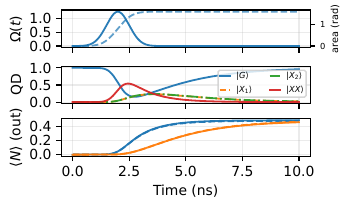

This chart was generated by the following Python code:
from matplotlib.lines import Line2D
import jax.numpy as jnp
import numpy as np
from photon_weave.operation import (
    CompositeOperationType,
    Operation,
)
from qutip import Options, mesolve, Qobj
from photon_weave.state.fock import Fock
from photon_weave.state.envelope import Envelope
from photon_weave.state.polarization import PolarizationLabel
from photon_weave.state.composite_envelope import CompositeEnvelope
from bec.operators.fock_operators import (
    Ladder,
    Pol,
    rotated_ladder_operator,
)
from bec.operators.qd_operators import QDState
from bec.quantum_dot.params import CavityParams, DipoleParams, EnergyLevels
from bec.quantum_dot.qd_photon_weave import QuantumDotSystem
from photon_weave.extra import interpreter
import matplotlib.pyplot as plt
import matplotlib as mpl

# --- Step 1: Make energy levels & QD system ---
EL = EnergyLevels(exciton=1.35, biexciton=2.7, fss=0.1)
DP = DipoleParams(dipole_moment_Cm=3.0e-29)
CP = CavityParams(Q=1e4, Veff_um3=1.0, lambda_nm=920.0, n=3.5)
QD = QuantumDotSystem(
    EL, initial_state=QDState.G, cavity_params=CP, dipole_params=DP
)


# --- Step 2: Build optical modes / full composite space ---
ENVS = []


CE = CompositeEnvelope()
# ----- Constructing the space ------
for mode in QD.modes:
    print(mode)
    env_h = Envelope()
    env_h.fock.dimensions = 2
    env_v = Envelope()
    env_v.polarization.state = PolarizationLabel.V
    env_v.fock.dimensions = 2
    mode.containerHV = [env_h, env_v]
    CE = CompositeEnvelope(env_h, env_v)
    ENVS.extend([env_h, env_v])

# CE.apply_operation(op1, ENVS[-4].fock, ENVS[-3].fock)
# CE.apply_operation(op2, ENVS[-2].fock, ENVS[-1].fock)


CSTATE = CompositeEnvelope(QD.dot, *ENVS)
CSTATE.combine(QD.dot, *[env.fock for env in ENVS])
CSTATE.reorder(QD.dot, *[env.fock for env in ENVS])
QD.dot.expand()

DIMENSIONS = [s.dimensions for s in [QD.dot, *[env.fock for env in ENVS]]]
DIMS = [DIMENSIONS, DIMENSIONS]

t_list = np.linspace(0, 10, 500)

# --- Step 3: Hamiltonians ---
# FSS
H_fss = QD.qutip_hamiltonian_fss(dims=DIMENSIONS).to(
    "csr"
)  # or Qobj(interpreter(...))
H = [H_fss]


def gaussian_area_to_amp(theta, g, sigma):
    # area theta = ∫ g*A*exp(-(t-t0)^2/(2σ^2)) dt = g*A*σ*sqrt(2π)
    return theta / (g * sigma * np.sqrt(2 * np.pi))


def gaussian_coeff_factory(A, t0, sigma):
    A = float(A)
    t0 = float(t0)
    sigma = float(sigma)
    inv2s2 = 0.5 / (sigma * sigma)

    def coeff(t, args=None):  # <- args is optional
        dt = t - t0
        return A * np.exp(-inv2s2 * dt * dt)  # returns scalar

    return coeff


H = [QD.qutip_hamiltonian_fss(dims=DIMENSIONS).to("csr")]

H_drive = QD.qutip_hamiltonian_classical_drive(DIMENSIONS).to("csr")
Theta = np.pi / 2  # π-pulse area (for H = Ω(t) * (|G><XX| + h.c.))
t0 = 2.0
sigma = 0.5
g = 1.0

A = gaussian_area_to_amp(Theta, g, sigma)
H.append([g * H_drive, gaussian_coeff_factory(A, t0, sigma)])

gammas = {"L_XX_X": 1.0, "L_X_G": 1.0}
C_ops = QD.qutip_collapse_operators(DIMENSIONS)


# --- Step 5: Projectors ---
P_ops = QD.qutip_projectors(DIMENSIONS)
LM_ops = QD.qutip_light_mode_projectors(DIMENSIONS)

# Which basis index does each projector pick out?
for name in ("P_G", "P_X1", "P_X2", "P_XX"):
    block = P_ops[name].ptrace(0).full().diagonal().real
    print(name, "→ basis index", int(np.argmax(block)))
# Also print the enum ints used to set your initial state:
print(
    "QDState enum:",
    int(QDState.G),
    int(QDState.X1),
    int(QDState.X2),
    int(QDState.XX),
)
flying_labels = [m.label for m in QD.modes if m.source == "external"]
intrinsic_labels = [m.label for m in QD.modes if m.source == "internal"]
intrinsic_plot_labels = [
    f"{m.wavelength_nm:.1f}" for m in QD.modes if m.source == "internal"
]
qd_eops = [P_ops[k] for k in ("P_G", "P_X1", "P_X2", "P_XX")]
# polarization-resolved (minus=H, plus=V)
fly_eops_total = [LM_ops[f"N[{lbl}]"] for lbl in flying_labels]
out_eops_total = [LM_ops[f"N[{lbl}]"] for lbl in intrinsic_labels]
fly_eops_H = [LM_ops[f"N-[{lbl}]"] for lbl in flying_labels]  # H
fly_eops_V = [LM_ops[f"N+[{lbl}]"] for lbl in flying_labels]  # V
out_eops_H = [LM_ops[f"N-[{lbl}]"] for lbl in intrinsic_labels]
out_eops_V = [LM_ops[f"N+[{lbl}]"] for lbl in intrinsic_labels]

# (optional) single-photon projectors in each pol
fly_P10 = [
    LM_ops.get(f"P10[{lbl}]")
    for lbl in flying_labels
    if f"P10[{lbl}]" in LM_ops
]
fly_P01 = [
    LM_ops.get(f"P01[{lbl}]")
    for lbl in flying_labels
    if f"P01[{lbl}]" in LM_ops
]

# build the evaluation list (order matters; remember indices)
e_ops_list = [
    op.to("csr")
    for op in (
        qd_eops
        + fly_eops_total
        + fly_eops_H
        + fly_eops_V
        + out_eops_total
        + out_eops_H
        + out_eops_V
        # + (fly_P10 or []) + (fly_P01 or [])  # if you added them
    )
]

i0 = 0
idx_qd = slice(i0, i0 + len(qd_eops))
i0 += len(qd_eops)
idx_fly_T = slice(i0, i0 + len(fly_eops_total))
i0 += len(fly_eops_total)
idx_fly_H = slice(i0, i0 + len(fly_eops_H))
i0 += len(fly_eops_H)
idx_fly_V = slice(i0, i0 + len(fly_eops_V))
i0 += len(fly_eops_V)
idx_out_T = slice(i0, i0 + len(out_eops_total))
i0 += len(out_eops_total)
idx_out_H = slice(i0, i0 + len(out_eops_H))
i0 += len(out_eops_H)
idx_out_V = slice(i0, i0 + len(out_eops_V))
i0 += len(out_eops_V)

# --- Step 6: Initial state  for QuTiP ---
rho0 = Qobj(np.array(CSTATE.product_states[0].state), dims=DIMS).to("csr")
rho_qd0 = rho0.ptrace(0)  # subsystem 0 = QD
print("QD populations at t=0:", np.real_if_close(rho_qd0.diag()))

opts = Options(nsteps=500, rtol=1e-9, atol=1e-11, progress_bar="enhanced")
result = mesolve(
    H,
    rho0,
    t_list,
    c_ops=C_ops,
    # c_ops=[],
    e_ops=e_ops_list,
    options=opts,
)


# result.expect follows the order of e_ops_list
qd_traces = result.expect[idx_qd]
fly_T_traces = result.expect[idx_fly_T]
fly_H_traces = result.expect[idx_fly_H]
fly_V_traces = result.expect[idx_fly_V]
out_T_traces = result.expect[idx_out_T]
out_H_traces = result.expect[idx_out_H]
out_V_traces = result.expect[idx_out_V]
t_ns = t_list  # if your time unit is already ns


# --- styling choices ---
# QD state colors (distinct!)
QD_COLORS = {
    r"$|G\rangle$": "#1f77b4",  # blue
    r"$|X_1\rangle$": "#ff7f0e",  # orange
    r"$|X_2\rangle$": "#2ca02c",  # green
    r"$|XX\rangle$": "#d62728",  # red
}

QD_SHAPES = {
    r"$|G\rangle$": "-",  # blue
    r"$|X_1\rangle$": "--",  # orange
    r"$|X_2\rangle$": "-.",  # green
    r"$|XX\rangle$": "-",  # red
}
# --- figure size for a single column ---
COL_W_CM, H_CM = 8.6, 5.0
cm = 1 / 2.54
fig, (ax_top, ax_mid, ax_bot) = plt.subplots(
    3,
    1,
    figsize=(COL_W_CM * cm, H_CM * cm),
    sharex=True,
    constrained_layout=True,
)

# --- compact styles for small figures ---
mpl.rcParams.update(
    {
        "font.size": 7,
        "axes.labelsize": 7,
        "xtick.labelsize": 6,
        "ytick.labelsize": 6,
        "legend.fontsize": 6,
        "lines.linewidth": 1.2,
        "axes.linewidth": 0.8,
        "pdf.fonttype": 42,
        "ps.fonttype": 42,
    }
)
LW, ALPHA = 1.3, 0.95
LS_H, LS_V = "-", "--"  # H solid, V dashed

# ---------- TOP: classical drive (since no flying inputs) ----------
Omega = g * A * np.exp(-0.5 * ((t_ns - t0) / sigma) ** 2)

ax_top.plot(t_ns, Omega, lw=LW, alpha=ALPHA, label=r"$\Omega(t)$")
ax_top.set_ylabel(r"$\Omega(t)$")

# (optional) show the accumulated area on a right y-axis and mark π (or Θ)
area = np.trapz(Omega, t_ns)
ax_top2 = ax_top.twinx()
ax_top2.plot(
    t_ns,
    np.cumsum(Omega) * (t_ns[1] - t_ns[0]),
    ls="--",
    lw=LW,
    alpha=0.7,
    label=r"$\int^t \Omega dt$",
)
ax_top2.set_ylabel(r"area (rad)")


# Add a tiny style key instead of a full legend
# ---------- MID: QD populations ----------

qd_names = [r"$|G\rangle$", r"$|X_1\rangle$",
            r"$|X_2\rangle$", r"$|XX\rangle$"]
for name, y in zip(qd_names, qd_traces):
    ax_mid.plot(
        t_ns,
        y,
        color=QD_COLORS[name],
        ls=QD_SHAPES[name],
        lw=LW,
        alpha=ALPHA,
        label=name,
    )
ax_mid.set_ylabel("QD")
ax_mid.legend(
    loc="upper right", ncol=2, framealpha=0.8, borderpad=0.2, handlelength=1.2
)

# ---------- BOT: outputs ----------
for m_idx, (lbl, Ht, Vt) in enumerate(
    zip(intrinsic_labels, out_H_traces, out_V_traces)
):
    color = f"C{m_idx}"
    ax_bot.plot(t_ns, Ht, color=color, ls=LS_H, lw=LW, alpha=ALPHA)
    ax_bot.plot(t_ns, Vt, color=color, ls=LS_V, lw=LW, alpha=ALPHA)
    ax_bot.text(
        t_ns[-1],
        Ht[-1],
        f"",
        va="center",
        ha="left",
        fontsize=6,
        color=color,
    )
ax_bot.set_xlabel("Time (ns)")
ax_bot.set_ylabel(r"$\langle N\rangle$ (out)")

# keep ticks sparse for height 5 cm
for ax in (ax_top, ax_mid, ax_bot):
    ax.locator_params(axis="y", nbins=3)
    ax.locator_params(axis="x", nbins=5)
    ax.grid(True, alpha=0.25)

fig.savefig("classical_drive.pdf", bbox_inches="tight")
fig.savefig("classical_drive.png", dpi=600, bbox_inches="tight")
